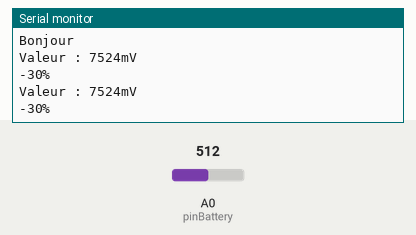
This sketch was run on a simulated Arduino Uno, built with avr-gcc and run on an emulated ATmega328P. On the bench: the last lines printed to the serial monitor. Inputs (shaded band) come from the test bench; at power-on: A0 (pinBattery) = 512.

Above: at 1.8 s.
1.9 s: A0 (pinBattery) set to 716
At 2.8 s:
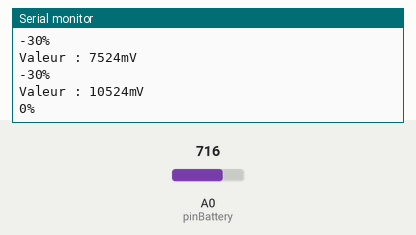
3.4 s: A0 (pinBattery) set to 900
At 4.4 s:
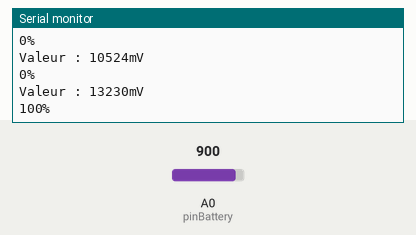
Timing chart, 0 to 6.4 s (numbered marks = the images above; inputs shaded):
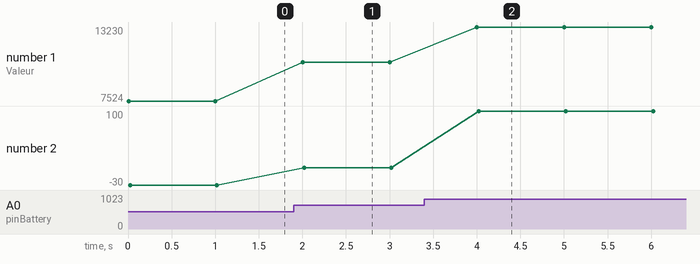

The sketch:

sketch.ino
```cpp
const int pinBattery = 0;
const int batVols[] = {4200, 4130, 4060, 3990, 3920, 3850, 3780, 3710, 3640, 3570, 3500};


void setup()
{

  Serial.begin(9600);

  Serial.println("Bonjour");

}

void loop()
{

  Serial.print("Valeur : ");

  int v = analogRead(pinBattery)*4.9;
  int i = 0;


  while(v < batVols[i]) ++i;

  Serial.print(v*3);
  Serial.println("mV");
  Serial.print(100 - i*10);
  Serial.println("%");


  delay(1000);

}
```

Measured:
- after the input at 1.9 s, the serial monitor: prints a new line after 0.10 s (image 1)
- after the input at 3.4 s, the serial monitor: prints a new line after 0.60 s (image 2)
- plotted number 1: 7524 → 10524 after the input at 1.9 s, 10524 → 13230 after the input at 3.4 s
- plotted number 2: -30 → 0 after the input at 1.9 s, 0 → 100 after the input at 3.4 s
